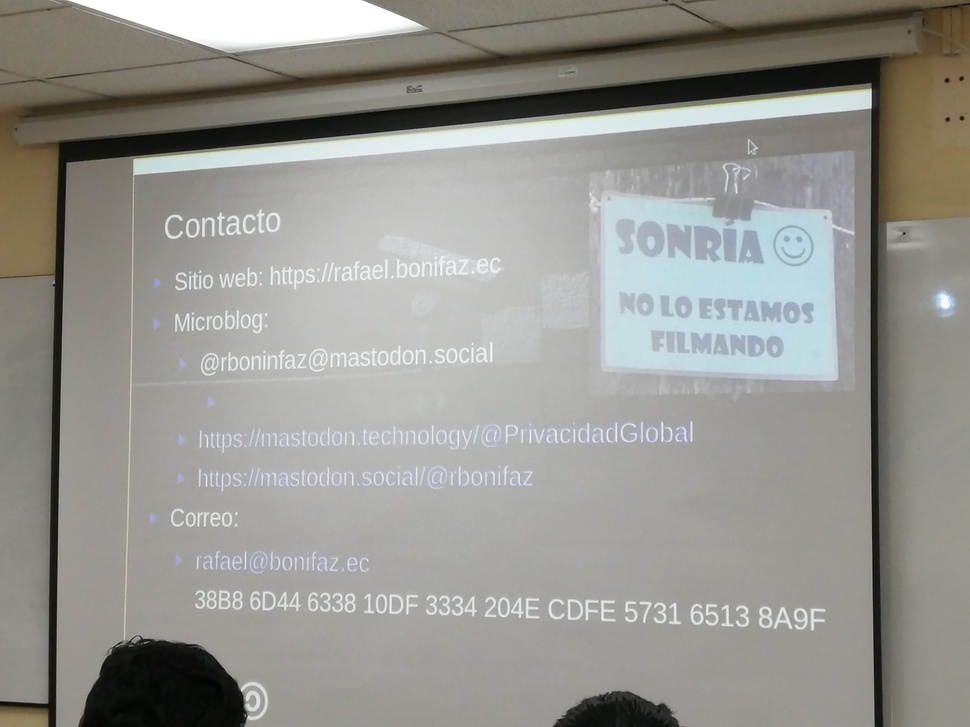
%> input picture LempelZiv/prueba.jpg, 970 x 727 px, shrunk from 5632 x 4224 before the run
$ octave img_test.m   (GNU Octave 9; MATLAB toolbox functions it lacks are replaced by stand-ins)
%> lines starting %> are read from the running program, lines starting %| are printed output that depends on the picture
### LempelZiv/lzw_cod.m
function [salida,tabla] = lzw_cod(vector)
if ~isa(vector,'uint8')
    error('Se debe ingresar un vector en formato uint8');
end
vector = uint16(vector(:)');
tabla = num2cell(unique(vector,'stable'));
l_tab=length(tabla);
salida = vector;
sal_aux = 1;
ent_aux = 1;
for aux=2:length(vector)
    elemn = vector(aux);
    text = vector(ent_aux:(aux-1));
    cod = codde([text elemn],tabla,l_tab);
    if isempty(cod)
        salida(sal_aux) = codde(text,tabla,l_tab);
        l_tabla = length(tabla)+1;
        tabla{l_tabla} = [text elemn];
        cod = uint16(l_tabla-1);
        sal_aux = sal_aux+1;
        ent_aux = aux;
    end
end
text = vector(ent_aux:aux);
salida(sal_aux) = codde(text,tabla,l_tab);
salida((sal_aux+1):end) = [];


function cod = codde(text,tabla,l_tab)
cod = uint16([]);
if length(text)==1
    cod = text;
else
    codig=256;
    for aux=l_tab+1:length(tabla)
        if isequal(text,tabla{aux})
            cod = uint16(codig);
            break
        end
        codig=codig+1;
    end
end

### LempelZiv/img_test.m
img_in = imread('prueba.jpg');
%> img_in is the input picture: size 727x970x3 uint8; mean R, G, B 150.3, 149.9, 144.8
img_uint = im2uint8(img_in(:,:,1));
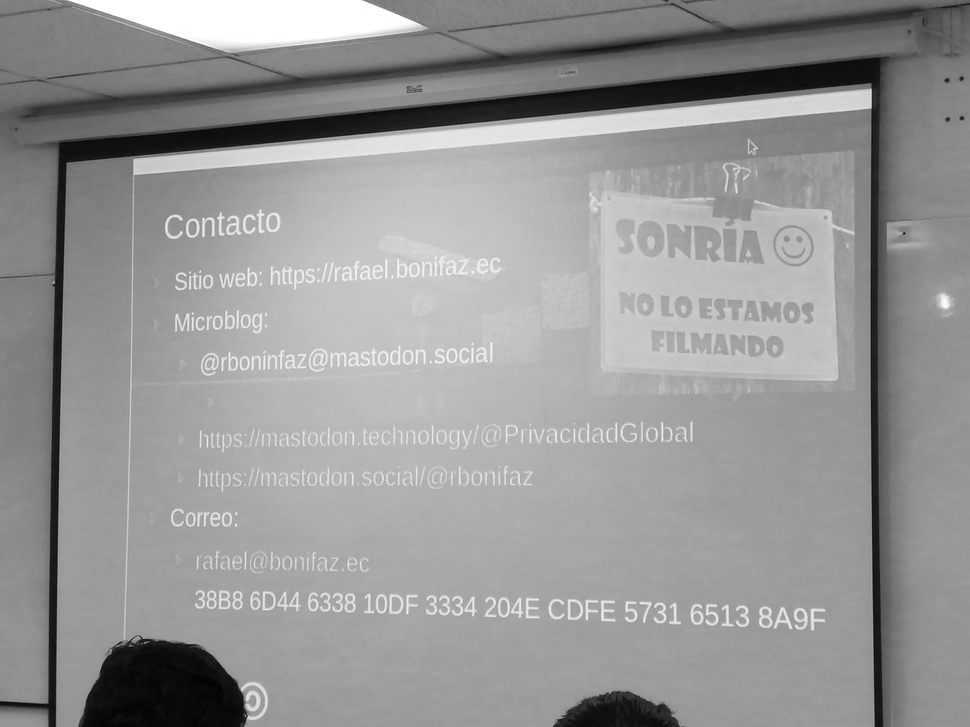
%> img_uint: size 727x970 uint8; min 2, max 255, mean 150.3
img_enc = lzw_cod(img_uint);
%> in lzw_cod, `tabla = num2cell(unique(vector,'stable'));`: tabla = 254 items
%> in lzw_cod, `l_tab=length(tabla);`: l_tab = 254
%> (the run ends here)
